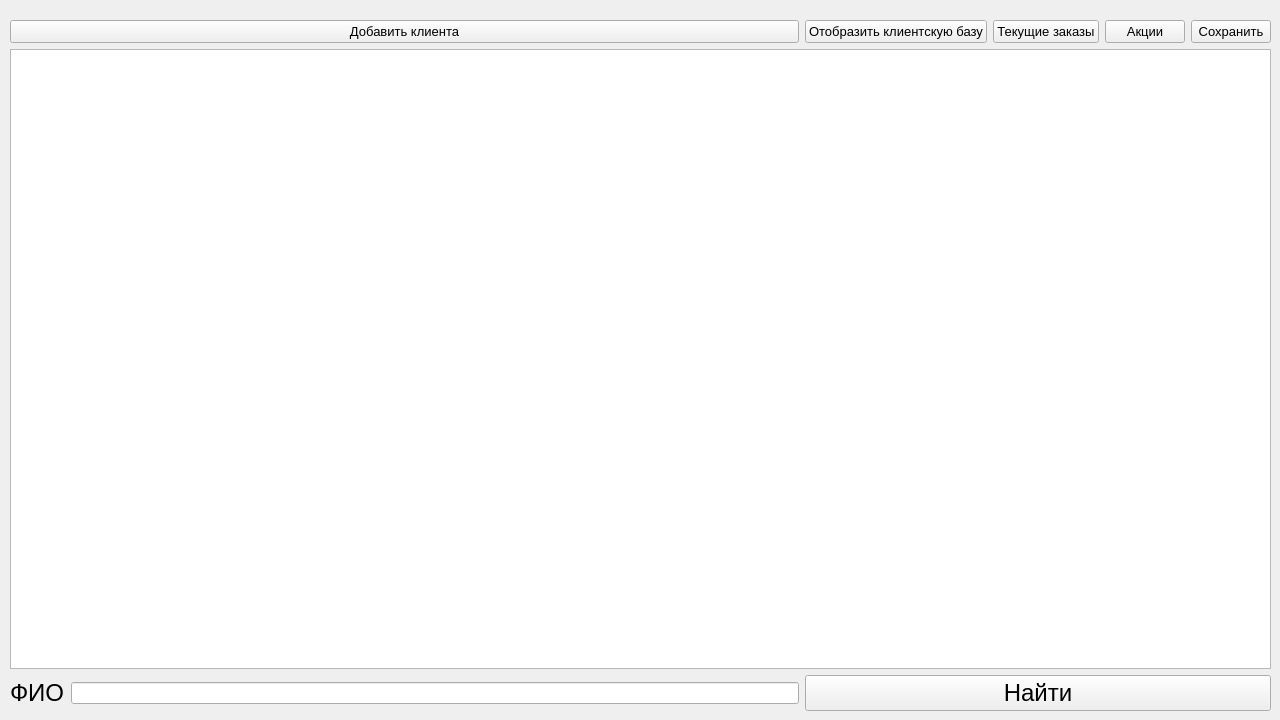
<?xml version="1.0" encoding="UTF-8"?>
<ui version="4.0">
 <class>Form</class>
 <widget class="QWidget" name="Form">
  <property name="geometry">
   <rect>
    <x>0</x>
    <y>0</y>
    <width>1280</width>
    <height>720</height>
   </rect>
  </property>
  <property name="sizePolicy">
   <sizepolicy hsizetype="Expanding" vsizetype="Expanding">
    <horstretch>0</horstretch>
    <verstretch>0</verstretch>
   </sizepolicy>
  </property>
  <property name="windowTitle">
   <string>Контроль заказов</string>
  </property>
  <property name="windowIcon">
   <iconset>
    <normaloff>icon.jpg</normaloff>icon.jpg</iconset>
  </property>
  <widget class="QWidget" name="gridLayoutWidget_2">
   <property name="geometry">
    <rect>
     <x>10</x>
     <y>20</y>
     <width>1261</width>
     <height>691</height>
    </rect>
   </property>
   <layout class="QGridLayout" name="gridLayout_2">
    <property name="sizeConstraint">
     <enum>QLayout::SetMaximumSize</enum>
    </property>
    <item row="3" column="0">
     <widget class="QLabel" name="label">
      <property name="font">
       <font>
        <pointsize>18</pointsize>
       </font>
      </property>
      <property name="text">
       <string>ФИО</string>
      </property>
     </widget>
    </item>
    <item row="0" column="0" colspan="2">
     <widget class="QPushButton" name="addBtn">
      <property name="font">
       <font>
        <pointsize>10</pointsize>
       </font>
      </property>
      <property name="text">
       <string>Добавить клиента</string>
      </property>
      <property name="icon">
       <iconset>
        <normaloff>add.jpg</normaloff>add.jpg</iconset>
      </property>
      <property name="iconSize">
       <size>
        <width>30</width>
        <height>30</height>
       </size>
      </property>
     </widget>
    </item>
    <item row="0" column="2">
     <widget class="QPushButton" name="showBtn">
      <property name="font">
       <font>
        <pointsize>10</pointsize>
       </font>
      </property>
      <property name="text">
       <string>Отобразить клиентскую базу</string>
      </property>
      <property name="icon">
       <iconset>
        <normaloff>clients.jpg</normaloff>clients.jpg</iconset>
      </property>
      <property name="iconSize">
       <size>
        <width>30</width>
        <height>30</height>
       </size>
      </property>
     </widget>
    </item>
    <item row="0" column="3">
     <widget class="QPushButton" name="ordersBtn">
      <property name="font">
       <font>
        <pointsize>10</pointsize>
       </font>
      </property>
      <property name="text">
       <string>Текущие заказы</string>
      </property>
      <property name="icon">
       <iconset>
        <normaloff>orders.jpg</normaloff>orders.jpg</iconset>
      </property>
      <property name="iconSize">
       <size>
        <width>30</width>
        <height>30</height>
       </size>
      </property>
     </widget>
    </item>
    <item row="0" column="4" colspan="2">
     <widget class="QPushButton" name="cuponsBtn">
      <property name="font">
       <font>
        <pointsize>10</pointsize>
       </font>
      </property>
      <property name="text">
       <string>Акции</string>
      </property>
      <property name="icon">
       <iconset>
        <normaloff>coupon.jpg</normaloff>coupon.jpg</iconset>
      </property>
      <property name="iconSize">
       <size>
        <width>30</width>
        <height>30</height>
       </size>
      </property>
     </widget>
    </item>
    <item row="0" column="6">
     <widget class="QPushButton" name="saveBtn">
      <property name="font">
       <font>
        <pointsize>10</pointsize>
       </font>
      </property>
      <property name="text">
       <string>Сохранить</string>
      </property>
      <property name="icon">
       <iconset>
        <normaloff>save.jpg</normaloff>save.jpg</iconset>
      </property>
      <property name="iconSize">
       <size>
        <width>30</width>
        <height>30</height>
       </size>
      </property>
     </widget>
    </item>
    <item row="1" column="0" colspan="7">
     <widget class="QTableWidget" name="tableWidget"/>
    </item>
    <item row="3" column="2" colspan="5">
     <widget class="QPushButton" name="searchBtn">
      <property name="font">
       <font>
        <pointsize>18</pointsize>
       </font>
      </property>
      <property name="text">
       <string>Найти</string>
      </property>
      <property name="icon">
       <iconset>
        <normaloff>search.jpg</normaloff>search.jpg</iconset>
      </property>
      <property name="iconSize">
       <size>
        <width>23</width>
        <height>23</height>
       </size>
      </property>
     </widget>
    </item>
    <item row="3" column="1">
     <widget class="QLineEdit" name="fio"/>
    </item>
   </layout>
  </widget>
 </widget>
 <resources/>
 <connections/>
</ui>
